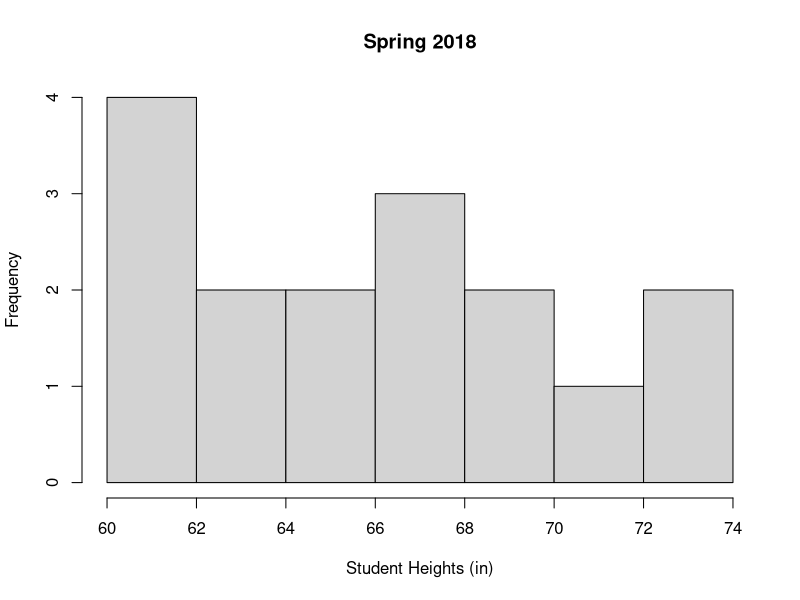
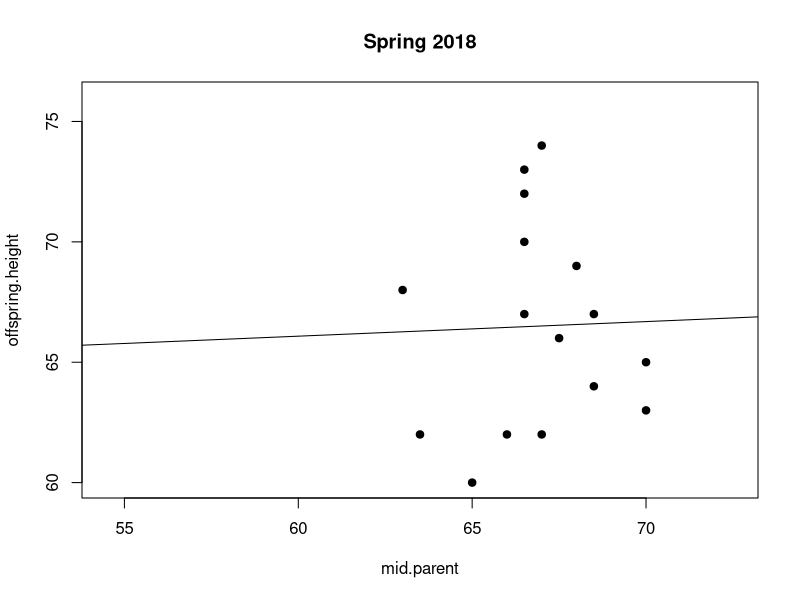
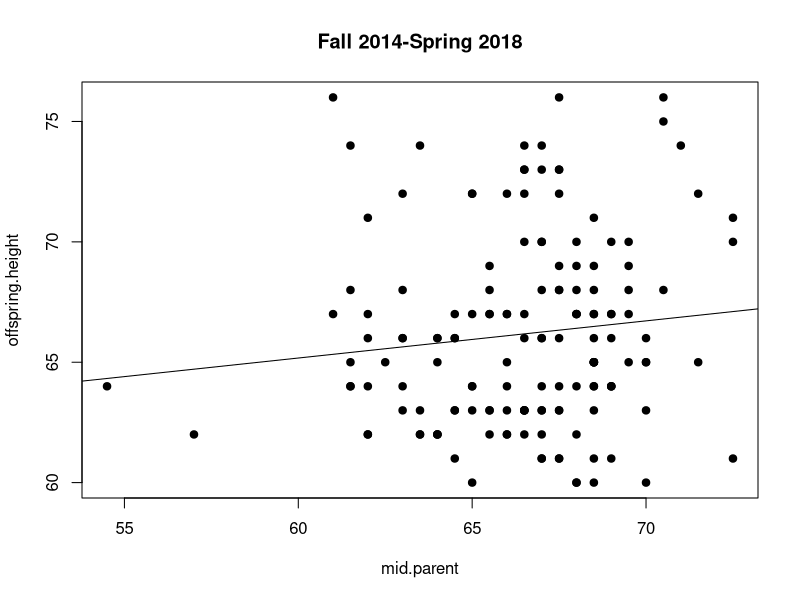
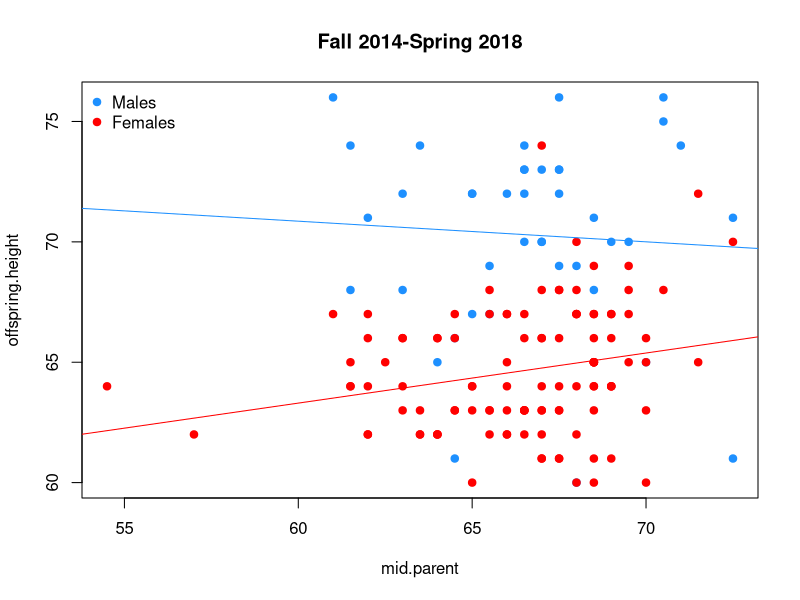
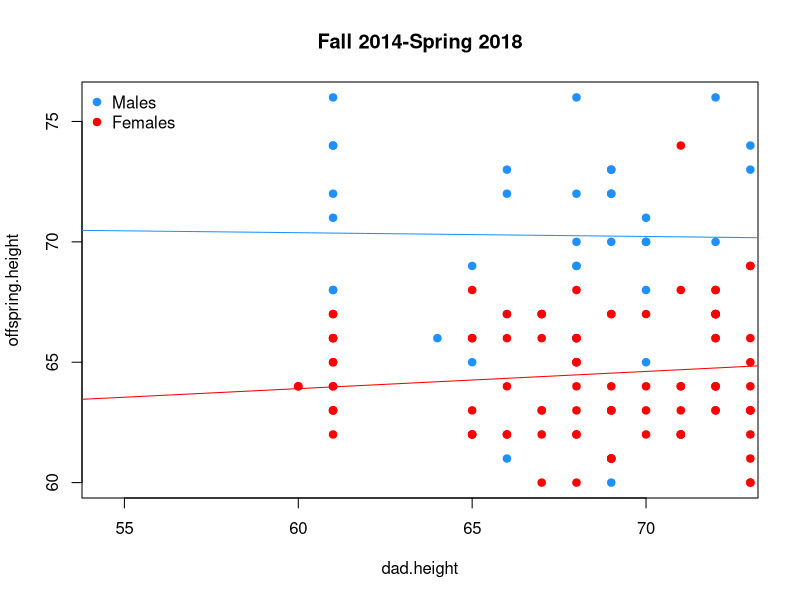
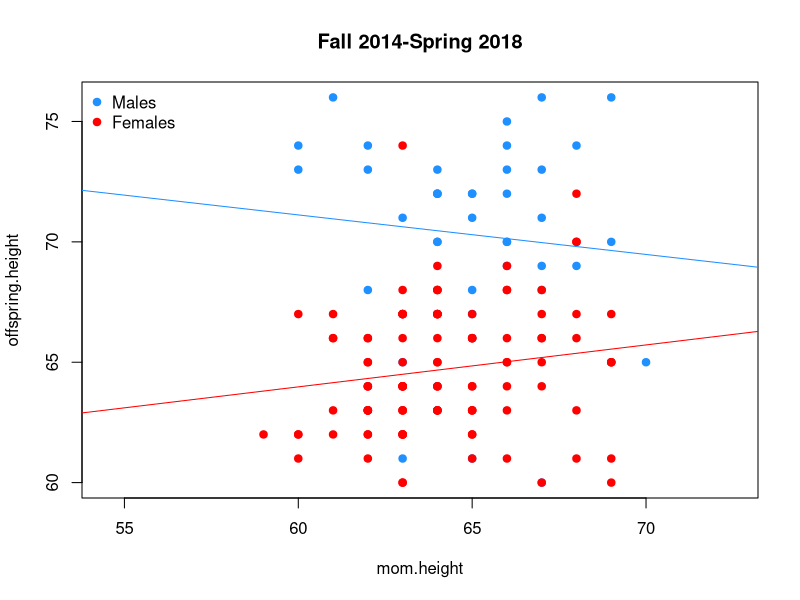
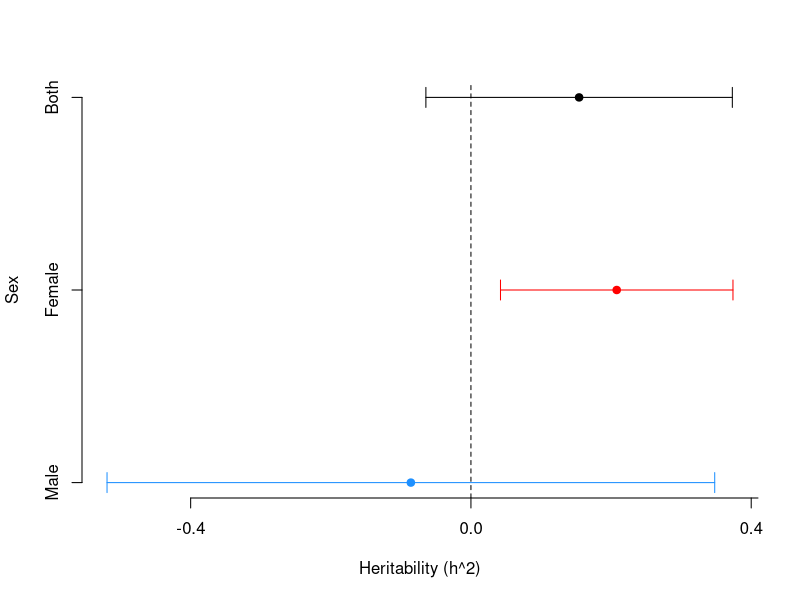

The R script that drew these images, in order:

dat = read.csv('height_211.csv')

mod1 = lm(offspring.height ~ mid.parent, data=dat)
mod2 = update(mod1, . ~ . + Sex)
mod3 = lm(offspring.height ~ dad.height + mom.height + Sex, data=dat)

pdf('./height_midparent.pdf')
par(mfrow=c(1,1))
hist(dat$offspring.height[dat$semester=='spring' & dat$year ==2018],
     xlab='Student Heights (in)', main='Spring 2018')
ylims = range(dat$offspring.height)
xlims = range(dat$mid.parent, na.rm=T)
plot(offspring.height ~ mid.parent, data=dat, subset=semester=='spring' & year==2018,
     pch=19, xlim=xlims, ylim=ylims, main='Spring 2018')
abline(lm(offspring.height ~ mid.parent, data=dat, subset=semester=='spring' & year==2018))
###
plot(offspring.height ~ mid.parent, data=dat, pch=19, xlim=xlims, ylim=ylims,
     main='Fall 2014-Spring 2018')
abline(lm(offspring.height ~ mid.parent, data=dat))
###
plot(offspring.height ~ mid.parent, data=dat, type='n', xlim=xlims, ylim=ylims,
     main='Fall 2014-Spring 2018')
points(offspring.height ~ mid.parent, data=dat, subset=Sex=='M', col='dodgerblue',
       pch=19)
points(offspring.height ~ mid.parent, data=dat, subset=Sex=='F', col='red',
       pch=19)
abline(lm(offspring.height ~ mid.parent, data=dat, subset=Sex=='M'), 
       col='dodgerblue')
abline(lm(offspring.height ~ mid.parent, data=dat, subset=Sex=='F'), 
       col='red')
legend('topleft', c('Males', 'Females'), col=c('dodgerblue','red'), pch=19,bty='n')
##
plot(offspring.height ~ dad.height, data=dat, type='n', xlim=xlims, ylim=ylims,
     main='Fall 2014-Spring 2018')
points(offspring.height ~ dad.height, data=dat, subset=Sex=='M', col='dodgerblue',
       pch=19)
points(offspring.height ~ dad.height, data=dat, subset=Sex=='F', col='red',
       pch=19)
abline(lm(offspring.height ~ dad.height, data=dat, subset=Sex=='M'), 
       col='dodgerblue')
abline(lm(offspring.height ~ dad.height, data=dat, subset=Sex=='F'), 
       col='red')
legend('topleft', c('Males', 'Females'), col=c('dodgerblue','red'), pch=19,bty='n')
##
plot(offspring.height ~ mom.height, data=dat, type='n', xlim=xlims, ylim=ylims,
     main='Fall 2014-Spring 2018')
points(offspring.height ~ mom.height, data=dat, subset=Sex=='M', col='dodgerblue',
       pch=19)
points(offspring.height ~ mom.height, data=dat, subset=Sex=='F', col='red',
       pch=19)
abline(lm(offspring.height ~ mom.height, data=dat, subset=Sex=='M'), 
       col='dodgerblue')
abline(lm(offspring.height ~ mom.height, data=dat, subset=Sex=='F'), 
       col='red')
legend('topleft', c('Males', 'Females'), col=c('dodgerblue','red'), pch=19,bty='n')

dev.off()

mods = vector('list', 3)
h2 = se = rep(NA, 3)

mods[[1]] = lm(offspring.height ~ mid.parent, data=dat)
mods[[2]] = lm(offspring.height ~ mid.parent, data=dat, subset=Sex=='F')
mods[[3]] = lm(offspring.height ~ mid.parent, data=dat, subset=Sex=='M')

for(i in 1:3) {
    h2[i] = coef(mods[[i]])[2]
    se[i] = summary(mods[[i]])$coef[2,2]
}

xmin = min(h2 - 1.96 * se)
xmax = max(h2 + 1.96 * se)

pdf('./heritablity_estimate.pdf')
cols= c('black','red','dodgerblue')
par(mfrow=c(1,1))
plot(h2, 3:1, xlim=c(xmin, xmax), frame.plot=F, axes=F,
     ylab='Sex', xlab='Heritability (h^2)', pch=19,
     col=cols)
arrows(h2 - 1.96 * se, 3:1,
       h2 + 1.96 * se, code=3, 3:1, angle=90, length=.1 , 
       col=cols)
abline(v=0, lty=2)
axis(side=2, at = 3:1, labels = c('Both', 'Female', 'Male'))
axis(side=1, at=seq(-.4, 1.4, .4))
dev.off()
